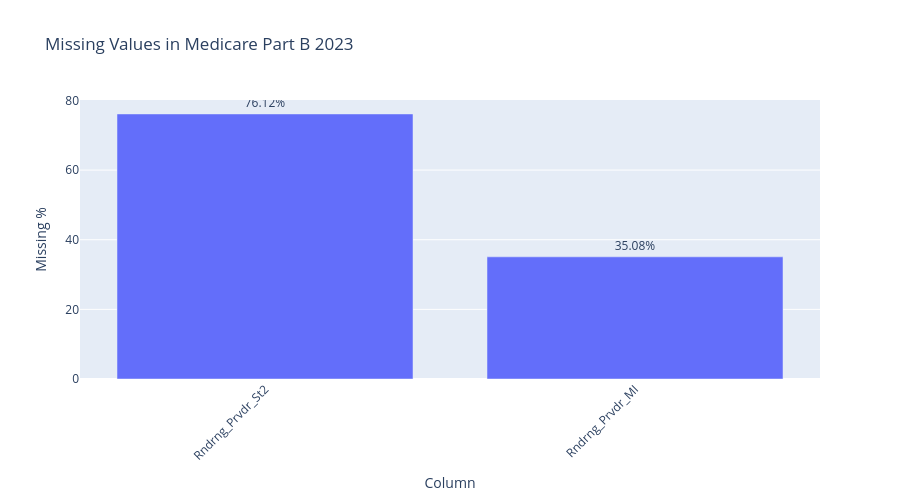
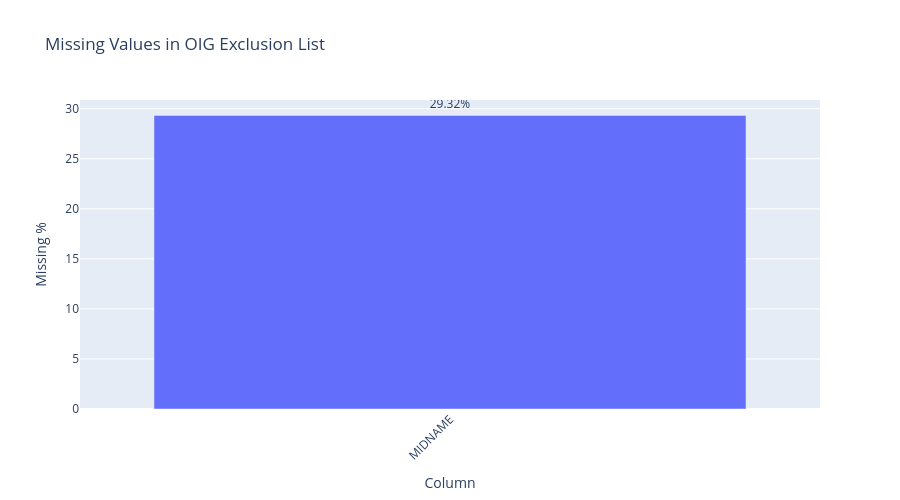

The code cell stored with these charts, in order, in its notebook:
### Code cell
missing_part_b = analyze_missing_values(part_b_clean, 'Medicare Part B 2023')
missing_part_d = analyze_missing_values(part_d_clean, 'Medicare Part D 2023')
missing_oig = analyze_missing_values(oig_clean, 'OIG Exclusion List')

### Figure 1 — Plotly figure (JSON) as saved in the notebook; plotly's stock layout.template omitted (floating-point values rounded to 4 significant figures)
{"data": [{"hovertemplate": "Column=%{x}<br>Missing %=%{text}<extra></extra>", "legendgroup": "", "marker": {"color": "#636efa", "pattern": {"shape": ""}}, "name": "", "orientation": "v", "showlegend": false, "text": [76.12, 35.08], "textposition": "outside", "texttemplate": "%{text:.2f}%", "type": "bar", "x": ["Rndrng_Prvdr_St2", "Rndrng_Prvdr_MI"], "xaxis": "x", "y": [76.12, 35.08], "yaxis": "y"}], "layout": {"barmode": "relative", "height": 500, "legend": {"tracegroupgap": 0}, "title": {"text": "Missing Values in Medicare Part B 2023"}, "xaxis": {"anchor": "y", "domain": [0, 1], "tickangle": -45, "title": {"text": "Column"}}, "yaxis": {"anchor": "x", "domain": [0, 1], "title": {"text": "Missing %"}}}}

### Figure 2 — Plotly figure (JSON) as saved in the notebook; plotly's stock layout.template omitted (floating-point values rounded to 4 significant figures)
{"data": [{"hovertemplate": "Column=%{x}<br>Missing %=%{text}<extra></extra>", "legendgroup": "", "marker": {"color": "#636efa", "pattern": {"shape": ""}}, "name": "", "orientation": "v", "showlegend": false, "text": [29.32], "textposition": "outside", "texttemplate": "%{text:.2f}%", "type": "bar", "x": ["MIDNAME"], "xaxis": "x", "y": [29.32], "yaxis": "y"}], "layout": {"barmode": "relative", "height": 500, "legend": {"tracegroupgap": 0}, "title": {"text": "Missing Values in OIG Exclusion List"}, "xaxis": {"anchor": "y", "domain": [0, 1], "tickangle": -45, "title": {"text": "Column"}}, "yaxis": {"anchor": "x", "domain": [0, 1], "title": {"text": "Missing %"}}}}
